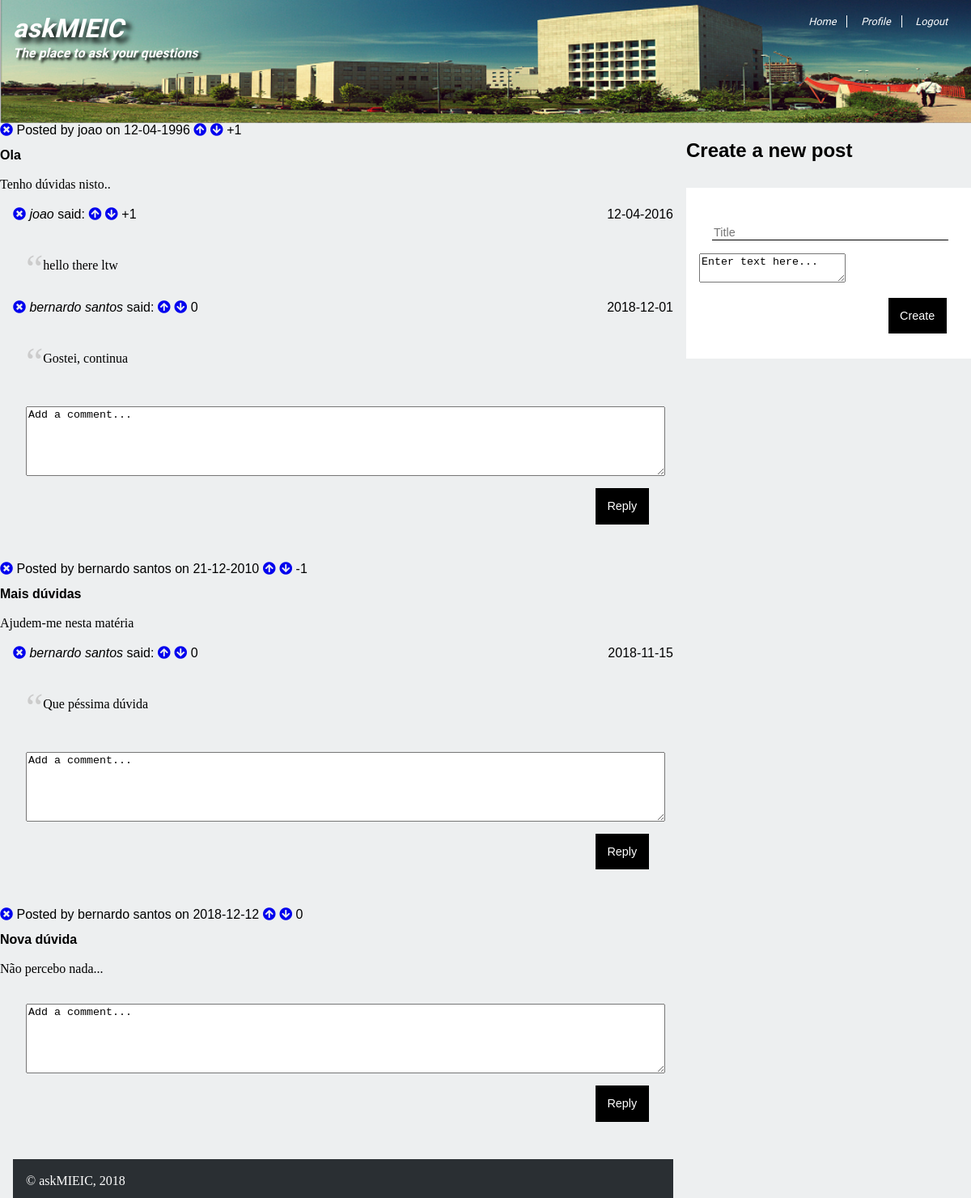
/pages/first_year.php (signed in), run on the app's committed database.
### tables this page shows
CREATE TABLE Post (id INTEGER PRIMARY KEY, title VARCHAR NOT NULL, text VARCHAR NOT NULL, date DATE NOT NULL, creator INTEGER REFERENCES User (id) NOT NULL, points INTEGER NOT NULL DEFAULT (0));

CREATE TABLE User (id VARCHAR PRIMARY KEY, name VARCHAR NOT NULL, email VARCHAR NOT NULL CHECK (email LIKE "%@%.%"), password VARCHAR NOT NULL);

CREATE TABLE Comment (id INTEGER PRIMARY KEY, text VARCHAR NOT NULL, date DATE NOT NULL, post INTEGER REFERENCES Post (id) NOT NULL, user INTEGER REFERENCES User (id) NOT NULL, points INTEGER NOT NULL DEFAULT (0));

### pages/first_year.php (called while the page is built, shortened)
<?php
    include_once('../templates/header&footer.php');
    include_once('../templates/posts_list.php');
    include_once("../database/session.php");
    include_once('../database/posts.php');
    $posts = getPosts();
    draw_header();
    draw_posts($posts);
    draw_footer();
?>

### database/session.php (called while the page is built, shortened)
<?php
  function getUserID()
  {
    if (isset($_SESSION['id'])) {
        return $_SESSION['id'];
    } else {
        return null;
    }
  }
?>

### database/posts.php (called while the page is built, shortened)
<?php
  function getPosts() {
    global $db;
    try {
      $stmt = $db->prepare('SELECT * FROM Post');
      $stmt->execute();
      return $stmt->fetchAll();
    }
    catch(PDOException $e) {
      return null;
    }
  }
  function getCommentsFromPost($postID) {
    global $db;
    try {
      $stmt = $db->prepare('SELECT * FROM Comment WHERE post = ?');
      $stmt->execute(array($postID));
      return $stmt->fetchAll();
    }
    catch(PDOException $e) {
      return null;
    }
  }
?>

### database/users.php (called while the page is built, shortened)
<?php
  function getUser($id) {
    global $db;
    try {
      $stmt = $db->prepare('SELECT * FROM User WHERE id = ?');
      $stmt->execute(array($id));
      return $stmt->fetch();
    }
    catch(PDOException $e) {
      return null;
    }
  }
?>

### templates/posts_list.php (the view, shortened to what this page needs)
<?php
  include_once('../database/users.php');
  include_once('../database/session.php');
?>
<?php function draw_posts($posts) {
  ?>
  <section id="posts">
  <?php
    foreach($posts as $post)
      draw_post($post);
  ?>
  </section>
  <section id="add_post">
      <h1>Create a new post</h1>
      <form action="../actions/add_post.php" method="post">
        <label>
          <input type="text" name="title" placeholder="Title">
        </label>
        <textarea name="description">Enter text here...</textarea>
        <input type="submit" value="Create">
      </form>
    </section>
<?php } ?>
<?php function draw_post($post) {
  ?>
  <article class="post">
    <a href="../actions/delete_post.php?post=<?=$post['id']?>&csrf=<?=$_SESSION['csrf']?>"><i class="fas fa-times-circle"></i></a>
    <span class="user"><?="Posted by " . getUser($post['creator'])['name']?></span>
    <span class="date"><?=" on " . $post['date']?></span>
    <a href="../actions/vote_on_post.php?post=<?=$post['id']?>&type=like&csrf=<?=$_SESSION['csrf']?>"><i class="fas fa-arrow-circle-up"></i></a>
    <a href="../actions/vote_on_post.php?post=<?=$post['id']?>&type=dislike&csrf=<?=$_SESSION['csrf']?>"><i class="fas fa-arrow-circle-down"></i></a>
    <?$points=$post['points']; echo $points>0?'+'.$points:$points?>
    <header><h2><?=$post['title']?></h2></header>
    <p><?=htmlspecialchars($post['text'])?></p>
    <section id="comments">
      <?php
       $comments = getCommentsFromPost($post['id']);
       foreach($comments as $comment)
         draw_comment($comment);
      ?>
     <form>
       <textarea name="text">Add a comment...</textarea>
       <input type="submit" value="Reply">
     </form>
    </section>
  </article>
<?php } ?>
<?php function draw_comment($comment) {
  ?>
  <article class="comment">
    <a href="../actions/delete_comment.php?comment=<?=$comment['id']?>&csrf=<?=$_SESSION['csrf']?>"><i class="fas fa-times-circle"></i></a>
    <span class="user"><?=getUser($comment['user'])['name']?></span>
    <span class="date"><?=$comment['date']?></span>
    <a href="../actions/vote_on_comment.php?comment=<?=$comment['id']?>&type=like&csrf=<?=$_SESSION['csrf']?>"><i class="fas fa-arrow-circle-up"></i></a>
    <a href="../actions/vote_on_comment.php?comment=<?=$comment['id']?>&type=dislike&csrf=<?=$_SESSION['csrf']?>"><i class="fas fa-arrow-circle-down"></i></a>
    <?$points=$comment['points']; echo $points>0?'+'.$points:$points?>
    <p><?=htmlspecialchars($comment['text'])?></p>
  </article>
<?php } ?>

### templates/header&footer.php (shortened to what this page needs)
<?php function draw_header(){
    include_once('../database/session.php');
    include_once('../database/users.php');
    ?>
    <!DOCTYPE html>
    <html lang="en-US">
    <head>
        <link href="../css/style.css" rel="stylesheet">
        <link rel="stylesheet" href="https://use.fontawesome.com/releases/v5.3.1/css/all.css">
    </head>
    <body>
        <header>
            <h1>askMIEIC</h1>
            <h2>The place to ask your questions</h2>
            <div id="signup">
                <a href="../pages/main.php">Home</a>
                <?php
                if(getUserID() == null) { ?>
                    <a href="../pages/register.php">Register</a>
                    <a href="../pages/login.php">Login</a>
                <?php } else { ?>
                    <a href="../pages/profile.php">Profile</a>
                    <a href="../actions/logout_action.php">Logout</a>
                <?php } ?>
            </div>
        </header>
<?php } ?>
<?php function draw_footer(){  ?>
    <footer>
        <p>&copy; askMIEIC, 2018</p>
    </footer>
    </body>
    </html>
 <?php } ?>

### css/style.css (style rules this page uses)
body { background-color: #edeff0; margin: 0 auto; display: grid; grid-template-columns: [start] 5fr [middle] 1fr [end]; grid-template-rows: [start] auto [nav] auto [news] 1fr [footer] auto [end]; }
body > header { grid-column: start / end; background: url(../images/FEUP_YARD.png) no-repeat left top; background-size: cover; height:7.5em; }
body > footer { align-self: end; }
body > header { background-color: #046dd5; font-style: italic; color: white; padding: 1em; display: grid; grid-template-columns: 1fr auto; grid-template-rows: 1fr 2fr; font-family: "Love Ya Like A Sister", 'Verdana', sans-serif; }
body > header h1, body > header h2 { margin: 0; text-shadow: .2em .2em .2em black; }
body > header h1 { grid-column: 1; grid-row: 1; }
body > header h2 { grid-column: 1; grid-row: 2; }
body > header #signup { grid-column: 2; grid-row: 1; }
body > header a { color: white; text-decoration: none; }
body > header #signup a:nth-child(1),body > header #signup a:nth-child(2) { border-right: 1px solid white; }
body > header #signup a { padding: 0 1em; }
body > header #signup a:first-child { padding-left: 0; }
body > footer { background-color: #2a2f33; color: white; padding: 1em; margin: auto 1em; height: 1em; display: flex; }
body > footer p { margin: 0; }
body { font-family: 'Verdana', sans-serif; }
p { font-family: "Georgia", serif; line-height: 1.4em; }
header h2 { font-size: 1em; }
header a { font-size: 0.8em; }
#comments { margin: 1em; }
#comments .user { font-style: italic; }
#comments .user:after { font-style: normal; content: ' said:'; }
#comments .date { float: right; }
#comments p { background-color: #edeff0; padding: 1em; }
#comments p:before { content: '\201C'; font-size: 3em; position: relative; top: 15px; color: #ccc; }
#comments form { width: auto; margin: 0; background-color: #edeff0; }
#comments input { background-color: #edeff0; }
#comments textarea { display: block; width: 100%; height: 6em; }
#comments input[type=submit] { width: auto; background-color: black; color: white; border: none; margin: 1em; padding: 1em; margin-left: auto; }
form { background-color: white; color: black; margin: 2em auto; width: 20em; padding: 1em; }
label { padding: 1em; }
label, input { display: block; }
input { border: none; background-color: white; color: black; border-bottom: 1px solid black; margin-top: 1em; width: 100%; font-size: 0.9em; }
input[type=submit] { width: auto; background-color: black; color: white; border: none; margin: 1em; padding: 1em; margin-left: auto; }

### data on the page
post: creator.name "joao", date "12-04-1996", points "1", title "Ola", text "Tenho dúvidas nisto.."
comment: user.name "joao", date "12-04-2016", points "1", text "hello there ltw"
comment: user.name "bernardo santos", date "2018-12-01", points "0", text "Gostei, continua"
post: creator.name "bernardo santos", date "21-12-2010", points "-1", title "Mais dúvidas", text "Ajudem-me nesta matéria"
comment: user.name "bernardo santos", date "2018-11-15", points "0", text "Que péssima dúvida"
post: creator.name "bernardo santos", date "2018-12-12", points "0", title "Nova dúvida", text "Não percebo nada..."
